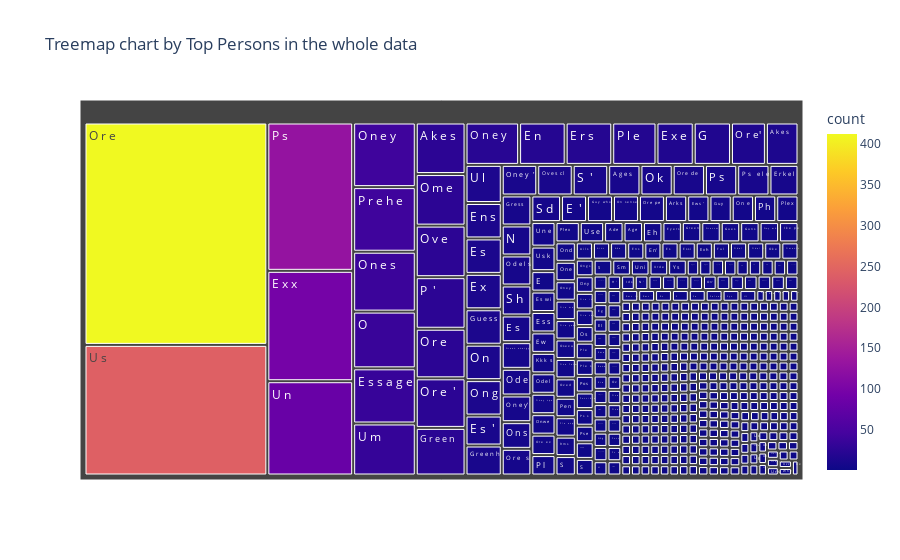

Notebook cell for this chart:
### Code cell
fig = px.treemap(df_a, path=['person'],title='Treemap chart by Top Persons in the whole data',
                 values='count', color= "count")
 
fig.show()

### Figure 1 — Plotly figure (JSON) as saved in the notebook; plotly's stock layout.template omitted (floating-point values rounded to 4 significant figures; data arrays with more than 128 entries replaced by an {"elided": "..."} marker saying what was removed)
{"data": [{"branchvalues": "total", "customdata": {"elided": "507x1 int values"}, "domain": {"x": [0, 1], "y": [0, 1]}, "hovertemplate": "labels=%{label}<br>count_sum=%{value}<br>parent=%{parent}<br>id=%{id}<br>count=%{color}<extra></extra>", "ids": {"elided": "507 str values"}, "labels": {"elided": "507 str values"}, "marker": {"coloraxis": "coloraxis", "colors": {"elided": "507 int values"}}, "name": "", "parents": {"elided": "507 str values"}, "type": "treemap", "values": {"elided": "507 int values"}}], "layout": {"coloraxis": {"colorbar": {"title": {"text": "count"}}, "colorscale": [[0, "#0d0887"], [0.1111, "#46039f"], [0.2222, "#7201a8"], [0.3333, "#9c179e"], [0.4444, "#bd3786"], [0.5556, "#d8576b"], [0.6667, "#ed7953"], [0.7778, "#fb9f3a"], [0.8889, "#fdca26"], [1, "#f0f921"]]}, "legend": {"tracegroupgap": 0}, "title": {"text": "Treemap chart by Top Persons in the whole data"}}}
